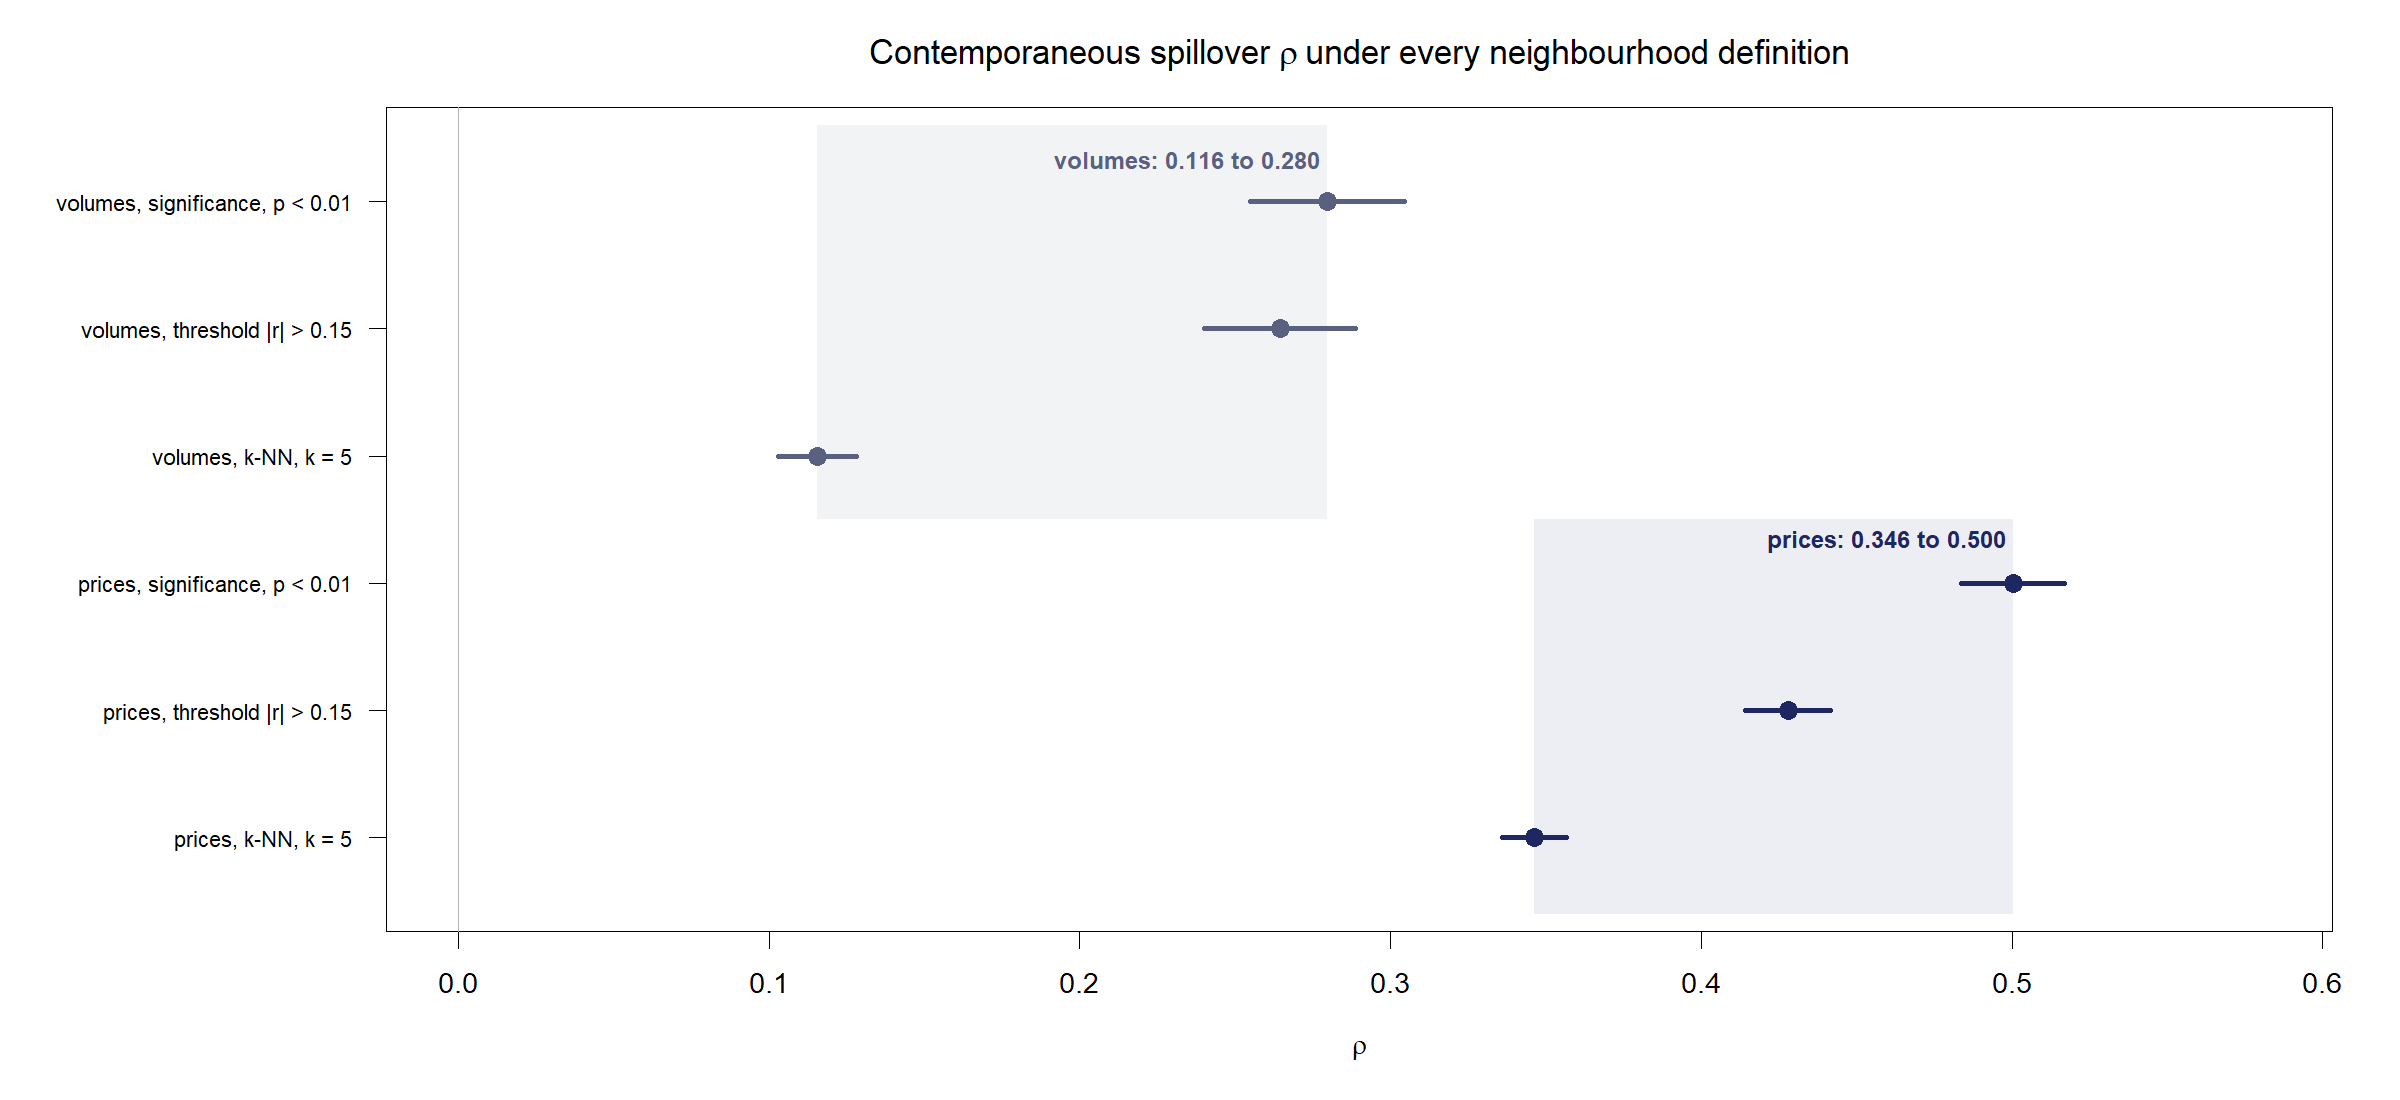

The R source for this figure:
# ------------------------------------------------------------------------------
# NARCH_estimation
#
# Stage 2 of the pipeline: the dynamic network ARCH model, estimated by
# quasi-maximum likelihood, under each of the three neighbourhood definitions.
#
# The model, on log-squared innovations demeaned globally across coins and days:
#
#   (I - rho W) y*_t = gamma y*_t-1 + delta W y*_t-1 + u_t
#
#   rho    contemporaneous spatial dependence: how much of the neighbours'
#          turbulence today reaches a coin today
#   gamma  temporal persistence: how much of a coin's own turbulence yesterday
#          remains today
#   delta  spatiotemporal transmission: how much of the neighbours' turbulence
#          yesterday reaches a coin today
#
# Two points of estimation theory are worth stating plainly.
#
# First, why not least squares. The contemporaneous spatial lag is endogenous by
# construction: coin j's log-volatility today is a regressor in coin i's equation,
# while coin i's is a regressor in coin j's. The covariance between the spatial lag
# and the error does not vanish as the sample grows, so OLS is inconsistent, not
# merely inefficient.
#
# Second, what the log-determinant term does. Drop log|S(rho)| from the objective
# and what remains is a sum of squares, which the optimiser can shrink simply by
# driving rho towards one, since (I - rho W) y* approaches zero. Spillover would
# then be reported for any series whatsoever, including an independent one. As rho
# approaches one the matrix becomes near-singular, its determinant approaches zero
# and its logarithm tends to minus infinity, so the Jacobian penalises exactly the
# direction the optimiser wants to take. It is not a formality: it is what makes
# rho mean anything at all.
#
# Normality is an estimation device here rather than a claim about the data, since
# the log of a squared innovation is not normal. Hence quasi-maximum likelihood,
# and standard errors read as quasi-ML standard errors.
# ------------------------------------------------------------------------------

suppressWarnings(suppressMessages(library(Rsolnp)))

returns <- list(prices  = as.matrix(read.csv("returns_prices.csv",  check.names = FALSE)),
                volumes = as.matrix(read.csv("returns_volumes.csv", check.names = FALSE)))

# ---- neighbourhood matrices ----------------------------------------------------
row_standardise <- function(W) {
  W[!is.finite(W)] <- 0; diag(W) <- 0
  rs <- rowSums(W); rs[rs == 0] <- 1
  W / rs
}

W_significance <- function(R, alpha = 0.01) {
  C <- cor(R); C[!is.finite(C)] <- 0; diag(C) <- 0
  Tn <- nrow(R)
  tstat <- abs(C) * sqrt((Tn - 2) / pmax(1 - C^2, .Machine$double.eps))
  row_standardise((2 * pt(-tstat, df = Tn - 2) < alpha) * abs(C))
}

W_threshold <- function(R, tau = 0.15) {
  C <- cor(R); C[!is.finite(C)] <- 0; diag(C) <- 0
  row_standardise((abs(C) > tau) * abs(C))
}

W_knn <- function(R, k = 5) {
  C <- cor(R); C[!is.finite(C)] <- 0; diag(C) <- 0
  n <- ncol(R); W <- matrix(0, n, n)
  for (i in seq_len(n)) {
    ord <- order(abs(C[i, ]), decreasing = TRUE); ord <- ord[ord != i]
    W[i, head(ord, k)] <- abs(C[i, head(ord, k)])
  }
  row_standardise(W)
}

# ---- stage 1, reused here because the filter depends on W -----------------------
lag1 <- function(x) c(NA, head(x, -1))

# A coin can end up with an all-zero row of W: under the absolute-correlation
# threshold on volumes, dexe has no neighbour above 0.15. Its neighbour averages are
# then identically zero, the two external regressors are constant, and the design is
# singular. This is not a convergence quirk to be worked around, it is the model
# itself: when every w_ij is zero the neighbour terms drop out of coin i's mean
# equation. Such a coin is filtered by a plain ARMA of the same order, keeping it in
# the panel and keeping n unchanged across cells of the grid.
mean_filter <- function(R, W, order) {
  WR <- R %*% t(W)
  E  <- matrix(NA_real_, nrow(R), ncol(R), dimnames = dimnames(R))
  isolated <- character(0)
  failed   <- character(0)
  for (i in seq_len(ncol(R))) {
    y  <- R[, i]
    xr <- cbind(neighbour_t = WR[, i], neighbour_t1 = lag1(WR[, i]))
    informative <- apply(xr, 2, function(z) sd(z, na.rm = TRUE) > 0)
    if (!any(informative)) {
      xr <- NULL
      isolated <- c(isolated, colnames(R)[i])
    } else {
      xr <- xr[, informative, drop = FALSE]
    }
    ok  <- if (is.null(xr)) !is.na(y) else complete.cases(y, xr)
    fit <- tryCatch(arima(y[ok], order = order, include.mean = TRUE, method = "ML",
                          xreg = if (is.null(xr)) NULL else xr[ok, , drop = FALSE]),
                    error = function(e) NULL)
    if (is.null(fit)) failed <- c(failed, colnames(R)[i])
    else E[which(ok), i] <- as.numeric(residuals(fit))
  }
  attr(E, "isolated") <- isolated
  attr(E, "failed")   <- failed
  E
}

# ---- stage 2 --------------------------------------------------------------------
# Log-squared innovations, demeaned by a single global mean. The model carries no
# intercept, so the constant has to go somewhere; subtracting one pooled mean
# centres the panel without erasing the cross-sectional differences in volatility
# level that the network is supposed to explain. Coin-specific demeaning improves
# in-sample fit but leaves rho, delta and the price versus volume contrast
# qualitatively unchanged.
make_Y <- function(E, eps = 1e-12) {
  keep <- apply(E, 1, function(z) all(is.finite(z)))
  Y <- t(log(pmax(E[keep, , drop = FALSE]^2, eps)))   # n x T
  Y <- Y - mean(Y, na.rm = TRUE)
  Y[!is.finite(Y)] <- 0
  Y
}

negloglik <- function(par, Y, W) {
  rho <- par[1]; gamma <- par[2]; delta <- par[3]; s2 <- par[4]
  n <- nrow(Y); Tn <- ncol(Y); t_eff <- Tn - 1
  S  <- diag(n) - rho * W
  ld <- determinant(S, logarithm = TRUE)$modulus
  sse <- 0
  for (k in 2:Tn) {
    u <- S %*% Y[, k] - gamma * Y[, k - 1] - delta * (W %*% Y[, k - 1])
    sse <- sse + sum(u^2)
  }
  -(-(n * t_eff) / 2 * log(2 * pi) - (n * t_eff) / 2 * log(s2) + t_eff * ld - sse / (2 * s2))
}

qml <- function(Y, W) {
  fit <- solnp(c(0.2, 0.2, 0.2, 1), fun = negloglik, Y = Y, W = W,
               LB = c(-1, -1, -1, 1e-7), UB = c(1, 1, 1, Inf),
               control = list(trace = 0))
  par <- fit$pars
  # Quasi-ML standard errors from the numerical Hessian of the objective at the
  # optimum. The objective is the negative log-likelihood, so its Hessian is the
  # observed information directly.
  H  <- optimHess(par, negloglik, Y = Y, W = W)
  se <- tryCatch(sqrt(diag(solve(H))), error = function(e) rep(NA_real_, length(par)))
  list(par = par, se = se, nll = tail(fit$values, 1),
       n = nrow(Y), t_eff = ncol(Y) - 1)
}

stars <- function(est, se) {
  if (!is.finite(se) || se <= 0) return("")
  p <- 2 * pnorm(-abs(est / se))
  if (p < 0.001) "***" else if (p < 0.01) "**" else if (p < 0.05) "*" else ""
}

# ---- the grid ---------------------------------------------------------------------
# The ARMA order is held at the value selected for each series, AR(1) for prices and
# AR(2) for volumes, and the weight matrix is varied. Reporting all six cells rather
# than only the two winners is deliberate: it is the evidence that the price versus
# volume contrast does not depend on how the neighbourhood was defined.
specs <- list(
  list(series = "prices",  order = c(1, 0, 0), wname = "significance, p < 0.01", W = W_significance),
  list(series = "prices",  order = c(1, 0, 0), wname = "threshold |r| > 0.15",   W = W_threshold),
  list(series = "prices",  order = c(1, 0, 0), wname = "k-NN, k = 5",            W = W_knn),
  list(series = "volumes", order = c(2, 0, 0), wname = "significance, p < 0.01", W = W_significance),
  list(series = "volumes", order = c(2, 0, 0), wname = "threshold |r| > 0.15",   W = W_threshold),
  list(series = "volumes", order = c(2, 0, 0), wname = "k-NN, k = 5",            W = W_knn)
)

results <- list()
for (i in seq_along(specs)) {
  sp <- specs[[i]]
  R  <- returns[[sp$series]]
  cat(sprintf("[%d/%d] %s, AR(%d), %s ... ", i, length(specs), sp$series,
              sp$order[1], sp$wname)); flush.console()
  W <- sp$W(R)
  E <- mean_filter(R, W, sp$order)
  if (length(attr(E, "isolated")))
    cat(sprintf("[isolated, filtered without neighbour terms: %s] ",
                paste(attr(E, "isolated"), collapse = ", ")))
  if (length(attr(E, "failed")))
    cat(sprintf("[FILTER FAILED: %s] ", paste(attr(E, "failed"), collapse = ", ")))
  Y <- make_Y(E)
  f <- qml(Y, W)
  radius <- (f$par[2] + f$par[3]) / (1 - f$par[1])   # see NARCH_diagnostics
  results[[i]] <- data.frame(
    series = sp$series, order = sprintf("AR(%d)", sp$order[1]), weights = sp$wname,
    rho = f$par[1], gamma = f$par[2], delta = f$par[3], sigma2 = f$par[4],
    se_rho = f$se[1], se_gamma = f$se[2], se_delta = f$se[3],
    nll = f$nll, aic = 2 * f$nll + 2 * 4, bic = 2 * f$nll + log(f$n * f$t_eff) * 4,
    radius = radius, n_obs = f$n * f$t_eff, stringsAsFactors = FALSE)
  cat(sprintf("rho=%.3f  -logL=%.0f\n", f$par[1], f$nll))
}
tab <- do.call(rbind, results)

# ---- the selection table ------------------------------------------------------------
# The criterion is the minimum of -logL subject to the residual diagnostics. Every
# candidate carries four parameters, so AIC = 2(-logL) + 8 is a constant shift and the
# two criteria rank identically. AIC is reported only for comparability with other work.
cat("\n")
cat("Spatial ARCH estimates under alternative weight matrices\n")
cat(strrep("-", 96), "\n")
cat(sprintf("%-9s %-24s %10s %10s %10s %10s %9s\n",
            "series", "weight matrix", "rho", "gamma", "delta", "-logL", "radius"))
cat(strrep("-", 96), "\n")
for (s in c("prices", "volumes")) {
  sub <- tab[tab$series == s, ]
  best <- which.min(sub$nll)
  for (j in seq_len(nrow(sub))) {
    mark <- if (j == best) "  <- selected" else ""
    cat(sprintf("%-9s %-24s %7.3f%-3s %7.3f%-3s %7.3f%-3s %10.0f %9.3f%s\n",
                if (j == 1) s else "", sub$weights[j],
                sub$rho[j],   stars(sub$rho[j],   sub$se_rho[j]),
                sub$gamma[j], stars(sub$gamma[j], sub$se_gamma[j]),
                sub$delta[j], stars(sub$delta[j], sub$se_delta[j]),
                sub$nll[j], sub$radius[j], mark))
  }
}
cat(strrep("-", 96), "\n")
cat("*** p<0.001, ** p<0.01, * p<0.05, quasi-ML standard errors\n")

cat("\nRange of rho across all three neighbourhood definitions\n")
for (s in c("prices", "volumes")) {
  sub <- tab[tab$series == s, ]
  cat(sprintf("  %-8s %.3f to %.3f\n", s, min(sub$rho), max(sub$rho)))
}
cat("  the two ranges do not overlap, so the contrast is not an artefact of the network chosen\n")

cat("\nSelected models, with standard errors\n")
for (s in c("prices", "volumes")) {
  sub <- tab[tab$series == s, ]
  b <- sub[which.min(sub$nll), ]
  cat(sprintf("  %-8s %s, %s | rho %.2f (%.3f)%s  gamma %.2f (%.3f)%s  delta %.2f (%.3f)%s | AIC %.1f | n = %d\n",
              s, b$order, b$weights,
              b$rho, b$se_rho, stars(b$rho, b$se_rho),
              b$gamma, b$se_gamma, stars(b$gamma, b$se_gamma),
              b$delta, b$se_delta, stars(b$delta, b$se_delta),
              b$aic, b$n_obs))
}

write.csv(tab, "estimates.csv", row.names = FALSE)

# ---- figure -----------------------------------------------------------------------
# The robustness claim, drawn. Each neighbourhood definition gives a different rho,
# but every price estimate lies above every volume estimate and the two ranges never
# meet. That is the reason all six specifications are reported.
png("NARCH_estimation.png", width = 2400, height = 1100, res = 170)
par(mar = c(5.0, 11.5, 3.2, 2.0))

ord <- c(3, 2, 1, 6, 5, 4)
est <- tab$rho[ord]
lo  <- est - 1.96 * tab$se_rho[ord]
hi  <- est + 1.96 * tab$se_rho[ord]
lab <- sprintf("%s, %s", tab$series[ord], tab$weights[ord])
cols <- ifelse(tab$series[ord] == "prices", "#1E2761", "#5A6080")

p_rng <- range(tab$rho[tab$series == "prices"])
v_rng <- range(tab$rho[tab$series == "volumes"])

plot(est, seq_along(est), xlim = c(0, 0.58), ylim = c(0.5, length(est) + 0.5),
     type = "n", yaxt = "n", xlab = expression(rho), ylab = "",
     main = expression(paste("Contemporaneous spillover ", rho,
                             " under every neighbourhood definition")))
# rows 1 to 3 are the price models, rows 4 to 6 the volume models
rect(p_rng[1], 0.4, p_rng[2], 3.5, col = "#1E276114", border = NA)
rect(v_rng[1], 3.5, v_rng[2], length(est) + 0.6, col = "#5A608014", border = NA)
abline(v = 0, col = "grey70")

segments(lo, seq_along(est), hi, seq_along(est), col = cols, lwd = 3)
points(est, seq_along(est), pch = 19, cex = 1.5, col = cols)
axis(2, at = seq_along(est), labels = lab, las = 2, cex.axis = 0.78)

text(p_rng[2], 3.28, sprintf("prices: %.3f to %.3f ", p_rng[1], p_rng[2]),
     col = "#1E2761", cex = 0.85, font = 2, adj = c(1, 0))
text(v_rng[2], length(est) + 0.26, sprintf("volumes: %.3f to %.3f ", v_rng[1], v_rng[2]),
     col = "#5A6080", cex = 0.85, font = 2, adj = c(1, 0))
dev.off()
cat("\nwrote NARCH_estimation.png, estimates.csv\n")
